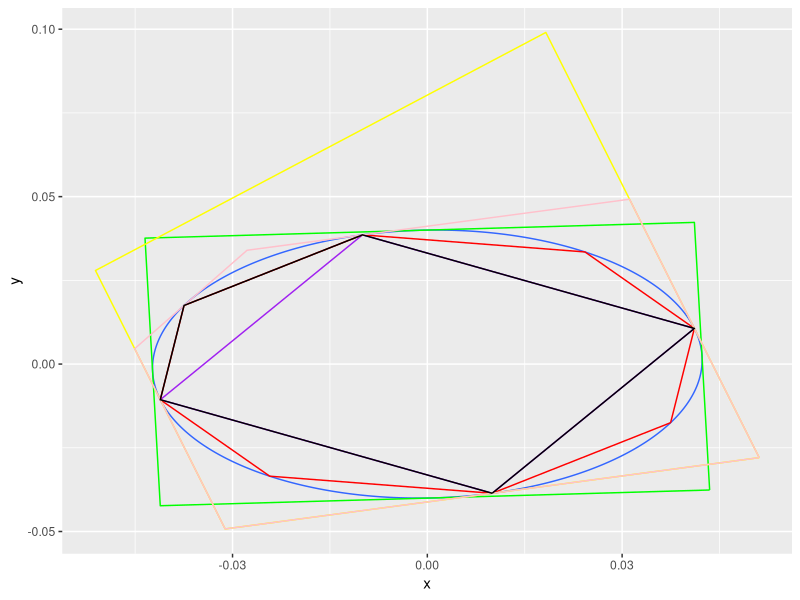

Write the R code that produced this figure. (Note: a time limit stopped this script after it produced the figure.)
library(ggplot2)

check_device <- function()
{
    while (!is.null(dev.list())) Sys.sleep(1)
}

phi <- function(t, ei_vals, ei_vecs) {
    phi_1 <- exp(Re(ei_vals[1])*t)*(cos(Im(ei_vals[1])*t)*Re(ei_vecs[,1]) - sin(Im(ei_vals[1])*t)*Im(ei_vecs[,1]))
    phi_2 <- exp(Re(ei_vals[2])*t)*(cos(Im(ei_vals[2])*t)*Im(ei_vecs[,2]) + sin(Im(ei_vals[2])*t)*Re(ei_vecs[,2]))
    a <- cbind(phi_1, phi_2)
    return(a)
}

pplot <- function(M, Color) {
    tmp <- M[1:nrow(M), chull(t(M))]
    data <- as.data.frame(t(cbind(tmp, tmp[,1])))
    colnames(data) <- c("x", "y")
    return(geom_path(data, mapping=aes(x=x, y=y, z=NULL), color=Color))
}

xsum <- function(h, vec) {
    return((solve(h)%*%vec) / c(sqrt(vec%*%(solve(h)%*%vec))))
}



print("A:")
A_tilde <- matrix(c(2*sqrt(2), 2*sqrt(2), -sqrt(2), 0), 2)
delta <- 0.04
A_tilde

print("eigen normalized:")
ei <- eigen(A_tilde)
ei_vals <- ei$values
ei_vecs <- ei$vectors
print("ei_vals:")
ei_vals
print("ei_vecs:")
ei_vecs

print("TEST FOR Im(ei_vecs[1, 1]):")
Im(ei_vecs[1, 1])
print("TEST FOR Im(ei_vecs[1, 2]):")
Im(ei_vecs[1, 2])

print("phi(0): ")
phi(0, ei_vals, ei_vecs)
print("phi(delta): ")
phi(delta, ei_vals, ei_vecs)

print("PHI(delta)PHI^{-1}(0):")
A <- phi(delta, ei_vals, ei_vecs)%*%solve(phi(0, ei_vals, ei_vecs))
print(A)

print("B:")
B <- (A - diag(2))%*%solve(A_tilde)
B
print("V:")
V <- matrix(c(1, 1, -1, 1, 1, -1, -1, -1), 2)
V
print("U:")
U <- B%*%V
U
print("H:")
H <- t(solve(B))%*%diag(2)%*%solve(B)
H

x<-seq(-0.1, 0.1, length=1000)
y<-seq(-0.1, 0.1, length=1000)
z<-outer(x, y, function(x,y) H[1, 1]*x^2 + H[2, 2]*y^2 + H[1, 2]*2*x*y -1)

df <- data.frame(expand.grid(x = x, y = y), z = c(z)) 
window <- ggplot(df, aes(x = x, y = y, z = z)) +
  geom_contour(aes(z = z), breaks = 0)

window <- window + pplot(U, "green")

ei <- eigen(H)
ei_vals <- ei$values
ei_vecs <- ei$vectors

print("p1:")
p1 <- Re(ei_vecs[,1])
p1
print("p2:")
p2 <- Re(ei_vecs[,2])
p2

print("xp1:")
xp1 <- xsum(H, p1)
xp1
print("xp2:")
xp2 <- xsum(H, p2)
xp2

X <- matrix(c(xp1, xp2, -xp1, -xp2), 2)
X
window <- window + pplot(X, "purple")

P <- matrix(c(X, xsum(H, X[,2] + X[,1]), xsum(H, X[,3] + X[,2]), xsum(H, X[,4] + X[,3]),
              xsum(H, X[,4] + X[,1])), 2)
P
window <- window + pplot(P, "red")

print("p:")
p <- matrix(c(p1, p2, -p1, -p2, p1), 2)
p

print("new U")
U <- cbind(X, X[,1])
U
U_out <- matrix(c(0, 0), 2)
U_out

for(i in 1:(ncol(U)-1))
{
    print(paste("Iteration(i) =", i))
    tmp <- solve(t(P[1:2, i:(i+1)]))%*%c(t(P[,i])%*%U[,i], t(P[,i+1])%*%U[,i+1])
    print(tmp)
    U_out <- cbind(U_out, tmp)
    print(U_out)
}
U_out
window <- window + pplot(U_out, "yellow")

print("U: new")
U <- U[, -ncol(U)]
U <- cbind(U, xsum(H, P[, 1] + P[, 2]))
U

print("TEST U_5")
U_5 <- U[1:nrow(U), chull(t(U))]
U_5 <- cbind(U_5, U_5[, 1])
U_5

print("p: new")
p <- p[, -ncol(p)]
p <- cbind(p, p[, 1] + p[, 2])
p
print("p_5")
p_5 <- p[1:nrow(p), chull(t(p))]
p_5 <- cbind(p_5, p_5[, 1])
p_5

U_out_5 <- matrix(c(0, 0), 2)
U_out_5

for(i in 1:(ncol(U)))
{
    print(paste("Iteration(i) =", i))
    tmp <- solve(t(p_5[1:2, i:(i+1)]))%*%c(t(p_5[,i])%*%U_5[,i], t(p_5[,i+1])%*%U_5[,i+1])
    print(tmp)
    U_out_5 <- cbind(U_out_5, tmp)
    print(U_out_5)
}
U_out_5
window <- window + pplot(U_out_5, "pink")    

window <- window + pplot(U_5[, -ncol(U_5)], "black")

X11()
window
check_device()
